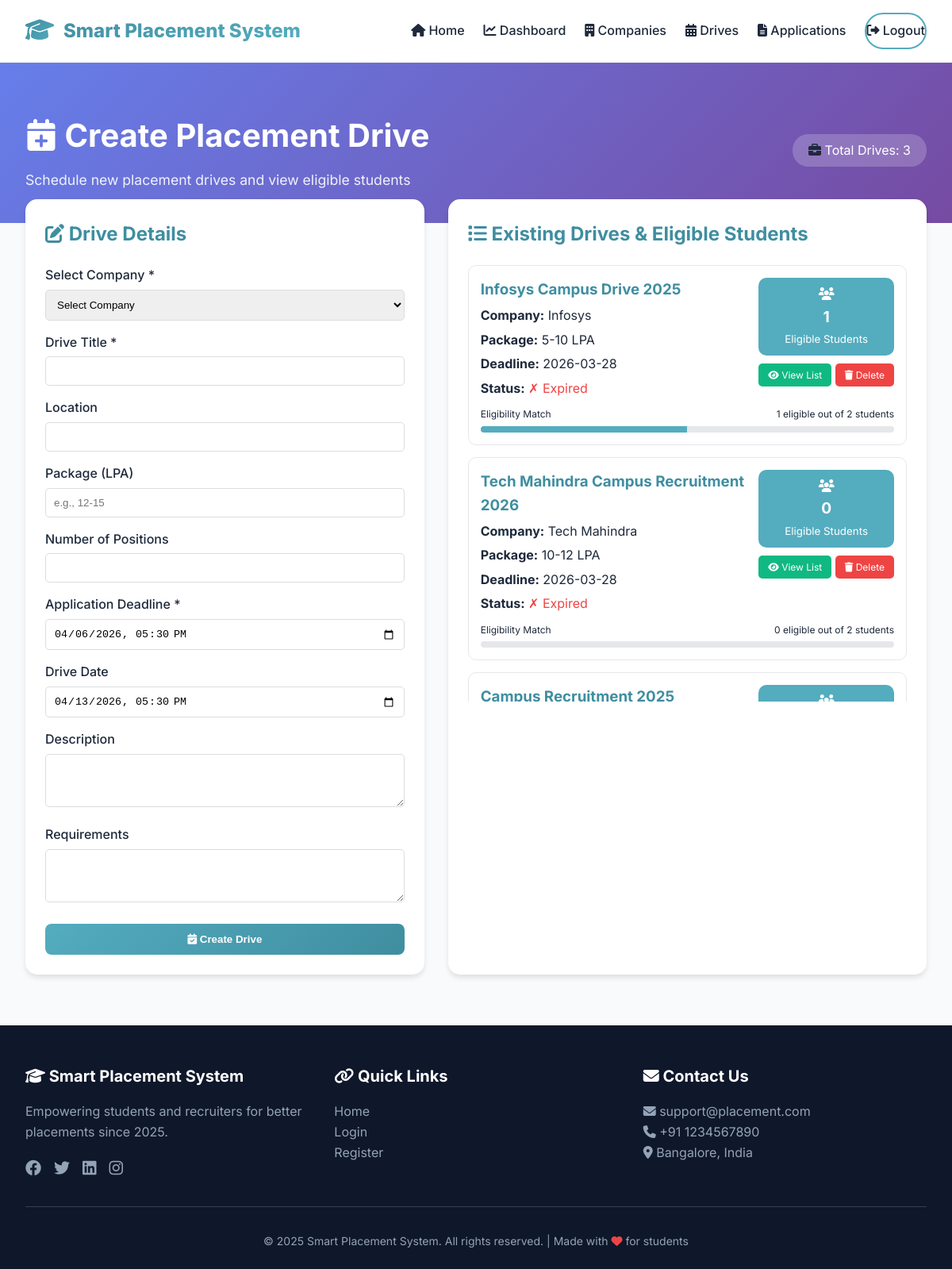
Screenshot of /admin/drives (signed in) with the database file from the repository.
### models.py (models this page shows, shortened)
class PlacementDrive(db.Model):
    __tablename__ = 'placement_drives'
    id = db.Column(db.Integer, primary_key=True)
    company_id = db.Column(db.Integer, db.ForeignKey('companies.id'), nullable=False)
    title = db.Column(db.String(100), nullable=False)
    description = db.Column(db.Text)
    location = db.Column(db.String(100))
    package = db.Column(db.String(50))
    positions = db.Column(db.Integer)
    application_deadline = db.Column(db.DateTime, nullable=False)
    drive_date = db.Column(db.DateTime)
    is_active = db.Column(db.Boolean, default=True)
    created_at = db.Column(db.DateTime, default=datetime.utcnow)
    applications = db.relationship('Application', backref='drive', lazy=True, cascade='all, delete-orphan')

class Company(db.Model):
    __tablename__ = 'companies'
    id = db.Column(db.Integer, primary_key=True)
    name = db.Column(db.String(100), nullable=False)
    description = db.Column(db.Text)
    industry = db.Column(db.String(50))
    location = db.Column(db.String(100))
    min_cgpa = db.Column(db.Float, default=0)
    eligible_branches = db.Column(db.Text)
    is_active = db.Column(db.Boolean, default=True)
    created_at = db.Column(db.DateTime, default=datetime.utcnow)
    drives = db.relationship('PlacementDrive', backref='company', lazy=True, cascade='all, delete-orphan')
    def get_eligible_branches_list(self):
        if self.eligible_branches:
            return [b.strip() for b in self.eligible_branches.split(',') if b.strip()]
        return []

### app.py (the view, shortened to what this page needs)
@app.route('/admin/drives', methods=['GET', 'POST'])
@login_required
def admin_drives():
    if current_user.role != 'admin':
        return redirect(url_for('student_dashboard'))
    companies = Company.query.filter_by(is_active=True).all()
    total_students = StudentProfile.query.count()
    drives = PlacementDrive.query.order_by(PlacementDrive.created_at.desc()).all()
    for drive in drives:
        drive.eligible_students = get_eligible_students_for_drive(drive.id)
        drive.eligible_count = len(drive.eligible_students)
    return render_template('admin/create_drive.html',
                         companies=companies,
                         drives=drives,
                         total_students=total_students)

### app.py (called while the page is built)
@app.context_processor
def inject_now():
    return {'now': datetime.utcnow()}

@login_manager.user_loader
def load_user(user_id):
    return User.query.get(int(user_id))

def get_eligible_students_for_drive(drive_id):
    drive = PlacementDrive.query.get(drive_id)
    if not drive:
        return []
    company = drive.company
    eligible_students = []
    students = StudentProfile.query.filter_by(is_profile_complete=True).all()
    for student in students:
        cgpa_eligible = True
        if company.min_cgpa and company.min_cgpa > 0:
            if not student.cgpa or student.cgpa < company.min_cgpa:
                cgpa_eligible = False
        branch_eligible = True
        if company.eligible_branches:
            if not student.branch or student.branch not in company.get_eligible_branches_list():
                branch_eligible = False
        if cgpa_eligible and branch_eligible:
            eligible_students.append(student)
    return eligible_students

### templates/admin/create_drive.html (shortened to what this page needs)
{% extends "base.html" %}
{% block content %}
<div style="background: linear-gradient(135deg, #667eea 0%, #764ba2 100%); padding: 60px 0 40px;">
    <div class="container">
        <div style="display: flex; justify-content: space-between; align-items: center; flex-wrap: wrap; gap: 20px;">
            <div>
                <h1 style="color: white; font-size: 2.5rem; margin-bottom: 10px;">
                    <i class="fas fa-calendar-plus"></i> Create Placement Drive
                </h1>
                <p style="color: rgba(255,255,255,0.9); font-size: 1.1rem;">Schedule new placement drives and view eligible students</p>
            </div>
            <div>
                <div style="background: rgba(255,255,255,0.2); padding: 8px 20px; border-radius: 20px;">
                    <i class="fas fa-briefcase"></i>
                    <span style="color: white;">Total Drives: {{ drives|length }}</span>
                </div>
            </div>
        </div>
    </div>
</div>
<div class="container" style="margin-top: -30px;">
    <div style="display: grid; grid-template-columns: 1fr 1.2fr; gap: 30px;">
        <div style="background: white; border-radius: 15px; padding: 25px; box-shadow: 0 4px 6px rgba(0,0,0,0.1);">
            <h2 style="margin-bottom: 20px; color: #3f8ea0;">
                <i class="fas fa-edit"></i> Drive Details
            </h2>
            <form method="POST">
                <div style="margin-bottom: 15px;">
                    <label style="display: block; margin-bottom: 5px; font-weight: 500;">Select Company *</label>
                    <select name="company_id" required style="width: 100%; padding: 10px; border: 1px solid #ddd; border-radius: 5px;">
                        <option value="">Select Company</option>
                    </select>
                </div>
                <div style="margin-bottom: 15px;">
                    <label style="display: block; margin-bottom: 5px; font-weight: 500;">Drive Title *</label>
                    <input type="text" name="title" required style="width: 100%; padding: 10px; border: 1px solid #ddd; border-radius: 5px;">
                </div>
                <div style="margin-bottom: 15px;">
                    <label style="display: block; margin-bottom: 5px; font-weight: 500;">Location</label>
                    <input type="text" name="location" style="width: 100%; padding: 10px; border: 1px solid #ddd; border-radius: 5px;">
                </div>
                <div style="margin-bottom: 15px;">
                    <label style="display: block; margin-bottom: 5px; font-weight: 500;">Package (LPA)</label>
                    <input type="text" name="package" placeholder="e.g., 12-15" style="width: 100%; padding: 10px; border: 1px solid #ddd; border-radius: 5px;">
                </div>
                <div style="margin-bottom: 15px;">
                    <label style="display: block; margin-bottom: 5px; font-weight: 500;">Number of Positions</label>
                    <input type="number" name="positions" style="width: 100%; padding: 10px; border: 1px solid #ddd; border-radius: 5px;">
                </div>
                <div style="margin-bottom: 15px;">
                    <label style="display: block; margin-bottom: 5px; font-weight: 500;">Application Deadline *</label>
                    <input type="datetime-local" name="application_deadline" required style="width: 100%; padding: 10px; border: 1px solid #ddd; border-radius: 5px;">
                </div>
                <div style="margin-bottom: 15px;">
                    <label style="display: block; margin-bottom: 5px; font-weight: 500;">Drive Date</label>
                    <input type="datetime-local" name="drive_date" style="width: 100%; padding: 10px; border: 1px solid #ddd; border-radius: 5px;">
                </div>
                <div style="margin-bottom: 15px;">
                    <label style="display: block; margin-bottom: 5px; font-weight: 500;">Description</label>
                    <textarea name="description" rows="3" style="width: 100%; padding: 10px; border: 1px solid #ddd; border-radius: 5px;"></textarea>
                </div>
                <div style="margin-bottom: 20px;">
                    <label style="display: block; margin-bottom: 5px; font-weight: 500;">Requirements</label>
                    <textarea name="requirements" rows="3" style="width: 100%; padding: 10px; border: 1px solid #ddd; border-radius: 5px;"></textarea>
                </div>
                <button type="submit" style="background: linear-gradient(135deg, #54acbf, #3f8ea0); color: white; padding: 12px; width: 100%; border: none; border-radius: 8px; font-weight: 600; cursor: pointer;">
                    <i class="fas fa-calendar-check"></i> Create Drive
                </button>
            </form>
        </div>
        <div style="background: white; border-radius: 15px; padding: 25px; box-shadow: 0 4px 6px rgba(0,0,0,0.1);">
            <h2 style="margin-bottom: 20px; color: #3f8ea0;">
                <i class="fas fa-list"></i> Existing Drives & Eligible Students
            </h2>
            {% if drives %}
                <div style="max-height: 550px; overflow-y: auto;">
                    {% for drive in drives %}
                    <div style="border: 1px solid #e5e7eb; border-radius: 10px; padding: 15px; margin-bottom: 15px;">
                        <div style="display: flex; justify-content: space-between; align-items: start;">
                            <div style="flex: 1;">
                                <h3 style="margin: 0 0 5px 0; color: #3f8ea0;">{{ drive.title }}</h3>
                                <p style="margin: 0 0 5px 0;"><strong>Company:</strong> {{ drive.company.name }}</p>
                                <p style="margin: 0 0 5px 0;"><strong>Package:</strong> {{ drive.package or 'Negotiable' }} LPA</p>
                                <p style="margin: 0 0 5px 0;"><strong>Deadline:</strong> {{ drive.application_deadline.strftime('%Y-%m-%d') }}</p>
                                <p style="margin: 0;">
                                    <strong>Status:</strong>
                                    {% if drive.is_active and drive.application_deadline > now %}
                                    <span style="color: #10b981;">✓ Active</span>
                                    {% else %}
                                    <span style="color: #ef4444;">✗ Expired</span>
                                    {% endif %}
                                </p>
                            </div>
                            <div style="text-align: right;">
                                <div style="background: #54acbf; color: white; padding: 8px 15px; border-radius: 10px; margin-bottom: 10px; text-align: center;">
                                    <i class="fas fa-users"></i><br>
                                    <strong style="font-size: 1.2rem;">{{ drive.eligible_count }}</strong><br>
                                    <small>Eligible Students</small>
                                </div>
                                <a href="/admin/drive_eligible_students/{{ drive.id }}"
                                   style="background: #10b981; color: white; padding: 5px 12px; border-radius: 5px; text-decoration: none; font-size: 0.75rem; display: inline-block; margin-bottom: 8px;">
                                    <i class="fas fa-eye"></i> View List
                                </a>
                                <a href="/admin/delete_drive/{{ drive.id }}"
                                   onclick="return confirm('Are you sure you want to delete {{ drive.title }}?')"
                                   style="background: #ef4444; color: white; padding: 5px 12px; border-radius: 5px; text-decoration: none; font-size: 0.75rem; display: inline-block;">
                                    <i class="fas fa-trash"></i> Delete
                                </a>
                            </div>
                        </div>
                        <div style="margin-top: 10px;">
                            <div style="display: flex; justify-content: space-between; margin-bottom: 5px;">
                                <span style="font-size: 0.75rem;">Eligibility Match</span>
                                <span style="font-size: 0.75rem;">{{ drive.eligible_count }} eligible out of {{ total_students }} students</span>
                            </div>
                            <div style="background: #e5e7eb; border-radius: 10px; overflow: hidden;">
                                <div style="background: #54acbf; width: {{ (drive.eligible_count / total_students * 100) if total_students > 0 else 0 }}%; height: 8px;"></div>
                            </div>
                        </div>
                    </div>
                    {% endfor %}
                </div>
            {% else %}
                <div style="text-align: center; padding: 40px;">
                    <i class="fas fa-calendar-alt" style="font-size: 3rem; color: #cbd5e1;"></i>
                    <p style="margin-top: 15px;">No placement drives created yet</p>
                </div>
            {% endif %}
        </div>
    </div>
</div>
{% endblock %}

### templates/base.html (style rules this page uses)
* { margin: 0; padding: 0; box-sizing: border-box; }
:root { --primary: #54acbf; --primary-dark: #3f8ea0; --primary-light: #c2e3ec; --secondary: #667eea; --secondary-dark: #5a67d8; --dark: #1e293b; --gray: #64748b; --light: #f8fafc; --white: #ffffff; --shadow-sm: 0 4px 6px -1px rgba(0, 0, 0, 0.1); --shadow-md: 0 10px 15px -3px rgba(0, 0, 0, 0.1); --shadow-lg: 0 20px 25px -5px rgba(0, 0, 0, 0.1); }
body { font-family: 'Inter', sans-serif; background: var(--light); color: var(--dark); line-height: 1.6; }
.container { max-width: 1280px; margin: 0 auto; padding: 0 2rem; }

### rows the page displays
PlacementDrive: title "Infosys Campus Drive 2025", company.name "Infosys", package "5-10", application_deadline "2026-03-28", shows "✗ Expired", eligible_count "1", total_students "2"
PlacementDrive: title "Tech Mahindra Campus Recruitment 2026", company.name "Tech Mahindra", package "10-12", application_deadline "2026-03-28", is_active "✗ Expired", eligible_count "0", total_students "2"
PlacementDrive: title "Campus Recruitment 2025"

### other values shown
{{ drives|length }} "3"
